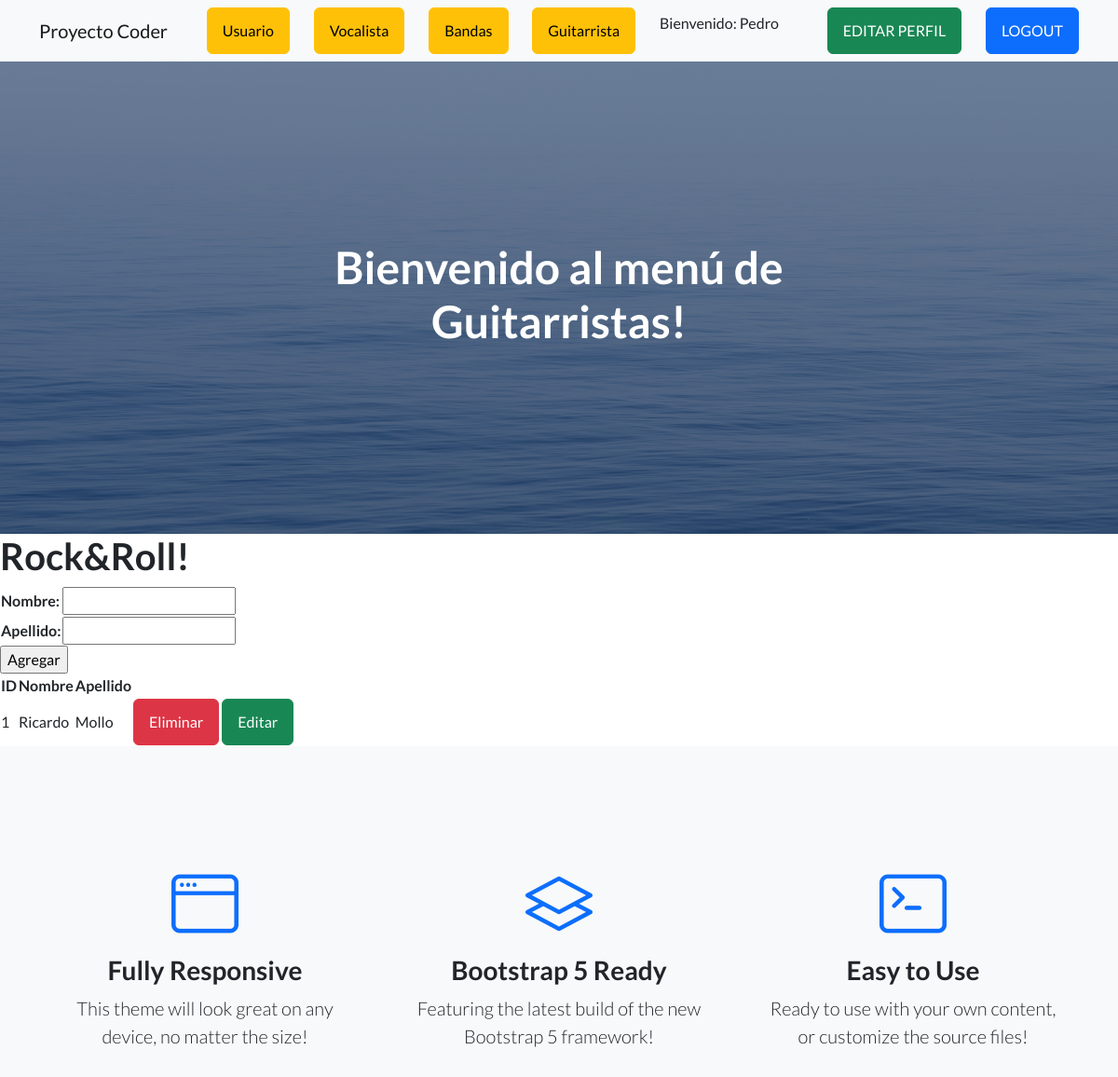
Page /App1/guitarrista/ (signed in, upper part) on the earlier database version.
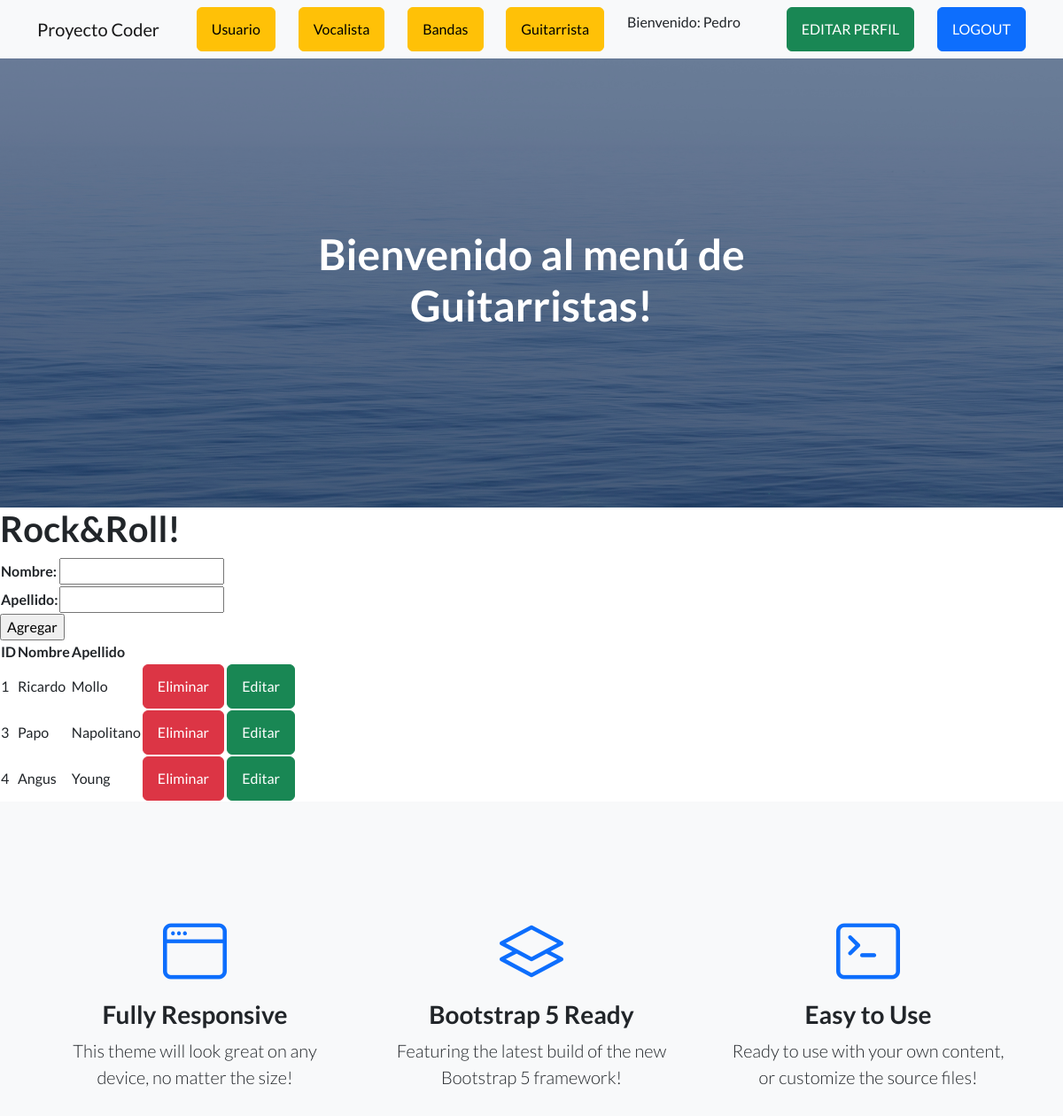
Same page on the later database version.
### App1/models.py (models this page shows, shortened)
class Guitarrista(models.Model):
    nombre=models.CharField(max_length=50)
    apellido=models.CharField(max_length=50)

### App1/views.py (the view)
# urls.py: path('guitarrista/', guitarrista, name="guitarrista"),
@login_required
def guitarrista(request):
    if request.method == "POST":
         form = GuitarristaForm(request.POST)
         if form.is_valid():
            guitarrista = Guitarrista()
            guitarrista.nombre = form.cleaned_data['nombre']
            guitarrista.apellido = form.cleaned_data['apellido']
            guitarrista.save()
            form = GuitarristaForm()
    else:
          form = GuitarristaForm()
    guitarrista= Guitarrista.objects.all()
    contex = {"guitarrista": guitarrista, "form": form}
    return render(request,'App1/guitarrista.html', contex)

### App1/forms.py
class GuitarristaForm(forms.Form):
    nombre=forms.CharField(max_length=50)
    apellido=forms.CharField(max_length=50)

### App1/templates/App1/guitarrista.html (shortened to what this page needs)
{% extends "App1/padre.html" %}
{% load static %}
{% block titulo %}
    <h1>Bienvenido al menú de Guitarristas!</h1>
{% endblock %}
{% block contenido_que_cambia %}
    <h1>Rock&Roll!</h1>
    <form action="" method="post">
        <table>
            {{ form.as_table }}
            </table>
               <input type="submit" value="Agregar">
    </form>
    <table>
        <thead>
            <tr>
                <th>ID</th>
                <th>Nombre</th>
                <th>Apellido</th>
            </tr>
        </thead>
        <tbody>
            {% for guitarrista in guitarrista %}
            <tr>
                <td>
                    {{ guitarrista.id }}
                </td>
                <td>
                    {{ guitarrista.nombre }}
                </td>
                <td>
                    {{ guitarrista.apellido }}
                </td>
                <td>
                    <a class="btn btn-danger", href="{% url 'eliminarGuitarrista' guitarrista.id %}"> Eliminar </a>
                    <a class="btn btn-success", href="{% url 'editarGuitarrista' guitarrista.id %}"> Editar</a>
                </td>
            </tr>
            {% endfor %}
        </tbody>
    </table>
{% endblock %}

### App1/templates/App1/padre.html (shortened to what this page needs)
<!DOCTYPE html>
<html lang="en">
    <head>
        {% load static %}
        <link href="https://cdn.jsdelivr.net/npm/bootstrap-icons@1.5.0/font/bootstrap-icons.css" rel="stylesheet" type="text/css" />
        <link href= "{% static 'App1/css/styles.css' %}" rel="stylesheet" />
    </head>
    <body>
        <nav class="navbar navbar-light bg-light static-top">
            <div class="container">
                <a class="navbar-brand" href="{% url 'inicioApp1' %}">Proyecto Coder</a>
                {% if user.is_authenticated %}
                <a class="btn btn-warning" href="{% url 'usuario' %}">Usuario</a>
                <a class="btn btn-warning" href="{% url 'vocalista' %}">Vocalista</a>
                <a class="btn btn-warning" href="{% url 'bandas' %}">Bandas</a>
                <a class="btn btn-warning" href="{% url 'guitarrista' %}">Guitarrista</a>
                <p>Bienvenido: {{ user.username }}</p>
                <a class="btn btn-success" href="{% url 'editarPerfil' %}">EDITAR PERFIL</a>
                <a class="btn btn-primary" href="{% url 'logout' %}">LOGOUT</a>
                {% else %}
                <a class="btn btn-primary" href="{% url 'login' %}">LOGIN</a>
                <a class="btn btn-danger" href="{% url 'register' %}">REGISTER</a>
                {% endif %}
            </div>
        </nav>
        <header class="masthead">
            <div class="container position-relative">
                <div class="row justify-content-center">
                    <div class="col-xl-6">
                        <div class="text-center text-white">
                            {% block titulo %}
                            {% endblock %}
                        </div>
                    </div>
                </div>
            </div>
        </header>
        {% block contenido_que_cambia %}
        {% endblock %}
        <section class="features-icons bg-light text-center">
            <div class="container">
                <div class="row">
                    <div class="col-lg-4">
                        <div class="features-icons-item mx-auto mb-5 mb-lg-0 mb-lg-3">
                            <div class="features-icons-icon d-flex"><i class="bi-window m-auto text-primary"></i></div>
                            <h3>Fully Responsive</h3>
                            <p class="lead mb-0">This theme will look great on any device, no matter the size!</p>
                        </div>
                    </div>
                    <div class="col-lg-4">
                        <div class="features-icons-item mx-auto mb-5 mb-lg-0 mb-lg-3">
                            <div class="features-icons-icon d-flex"><i class="bi-layers m-auto text-primary"></i></div>
                            <h3>Bootstrap 5 Ready</h3>
                            <p class="lead mb-0">Featuring the latest build of the new Bootstrap 5 framework!</p>
                        </div>
                    </div>
                    <div class="col-lg-4">
                        <div class="features-icons-item mx-auto mb-0 mb-lg-3">
                            <div class="features-icons-icon d-flex"><i class="bi-terminal m-auto text-primary"></i></div>
                            <h3>Easy to Use</h3>
                            <p class="lead mb-0">Ready to use with your own content, or customize the source files!</p>
                        </div>
                    </div>
                </div>
            </div>
        </section>
    </body>
</html>

Differences in the rows shown:
added Guitarrista: id "3", nombre "Papo", apellido "Napolitano"
added Guitarrista: id "4", nombre "Angus", apellido "Young"
